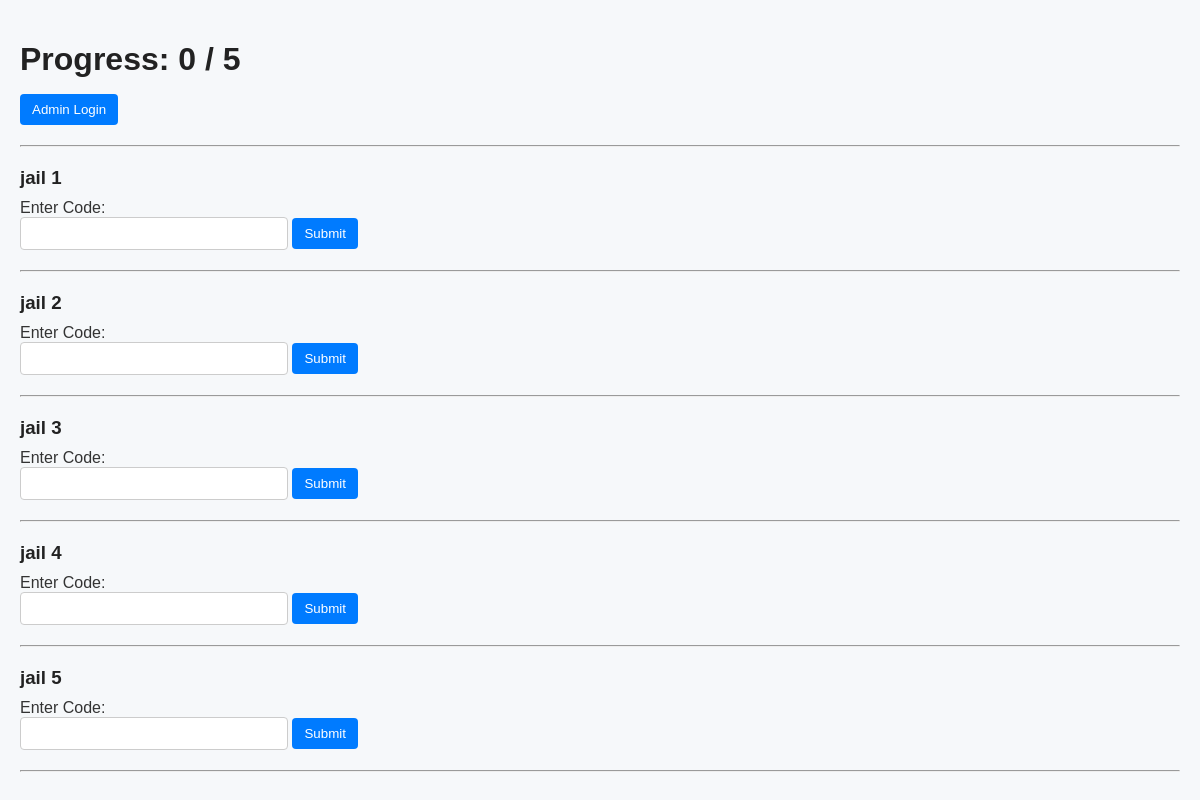
The page / on the database its author committed.
### website.py (models this page shows)
class Jail(db.Model):
    id = db.Column(db.String(36), primary_key=True, default=lambda: str(uuid.uuid4()))
    name = db.Column(db.String(80), unique=True, nullable=False)

### website.py (the view, shortened to what this page needs)
@app.route('/', methods=['GET', 'POST'])
def index():
    jails = Jail.query.all()
    total_jails = len(jails)
    client_ip = request.remote_addr
    if 'validated_jails' not in session:
        session['validated_jails'] = []
    validated_count = len(session.get('validated_jails', []))
    return render_template("index.html", jails=jails,
                           validated_count=validated_count,
                           total_jails=total_jails)

### templates/index.html (shortened to what this page needs)
<!DOCTYPE html>
<html>
<head>
    <link rel="stylesheet" href="{{ url_for('static', filename='style.css') }}">
</head>
<body>
    <h1>Progress: {{ validated_count }} / {{ total_jails }}</h1>
    <p>
        <a href="{{ url_for('login') }}">
            <button>Admin Login</button>
        </a>
    </p>
    <hr>
    {% for jail in jails %}
        <div>
            <h3>{{ jail.name }}</h3>
            {% if jail.id|string in session.validated_jails %}
                <p class="flash success">Validated ✅</p>
            {% else %}
                <form method="POST">
                    <label>Enter Code:</label><br>
                    <input type="text" name="input_value" required>
                    <button type="submit">Submit</button>
                </form>
            {% endif %}
        </div>
        <hr>
    {% endfor %}
</body>
</html>

### static/style.css (style rules this page uses)
body { font-family: Arial, sans-serif; background-color: #f6f8fa; margin: 0; padding: 20px; color: #333; }
h1, h2, h3 { color: #222; margin-bottom: 10px; }
a { color: #007bff; text-decoration: none; }
form { margin-top: 10px; }
input[type="text"], input[type="password"] { padding: 8px; width: 250px; border: 1px solid #ccc; border-radius: 4px; }
button { padding: 8px 12px; background-color: #007bff; color: white; border: none; border-radius: 4px; cursor: pointer; }
hr { margin: 20px 0; }

### rows shown on the page
Jail: name "jail 1"
Jail: name "jail 2"
Jail: name "jail 3"
Jail: name "jail 4"
Jail: name "jail 5"

### other values the page prints
{{ validated_count }} "0"
{{ total_jails }} "5"
